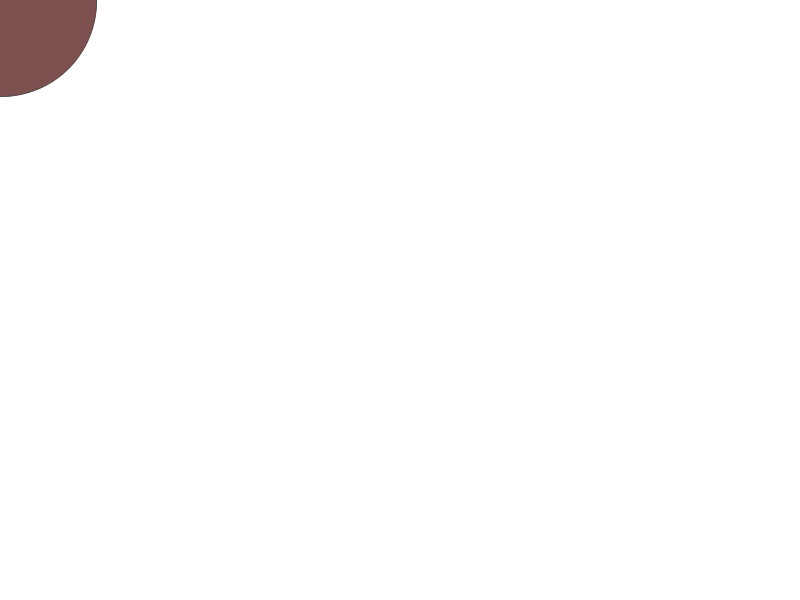
Frame 1 (no input)
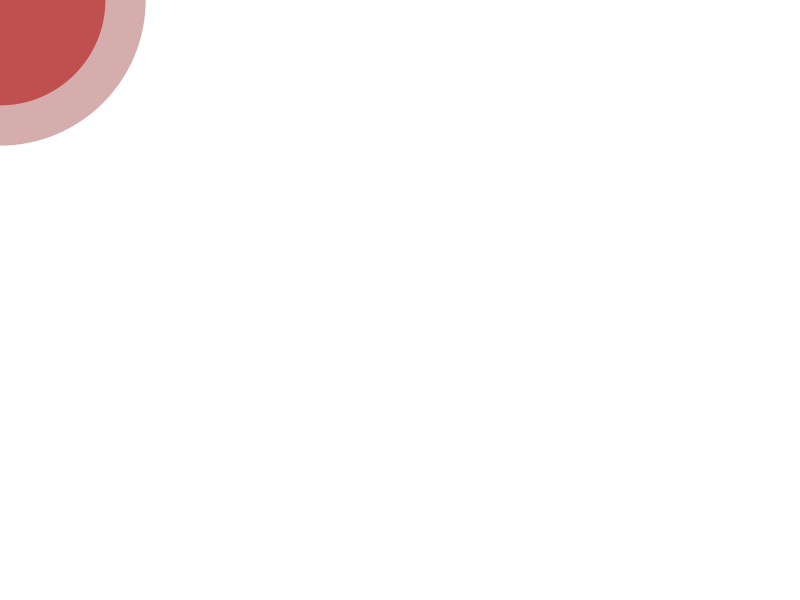
Frame 60 (the mouse pressed at the canvas centre just before this capture)
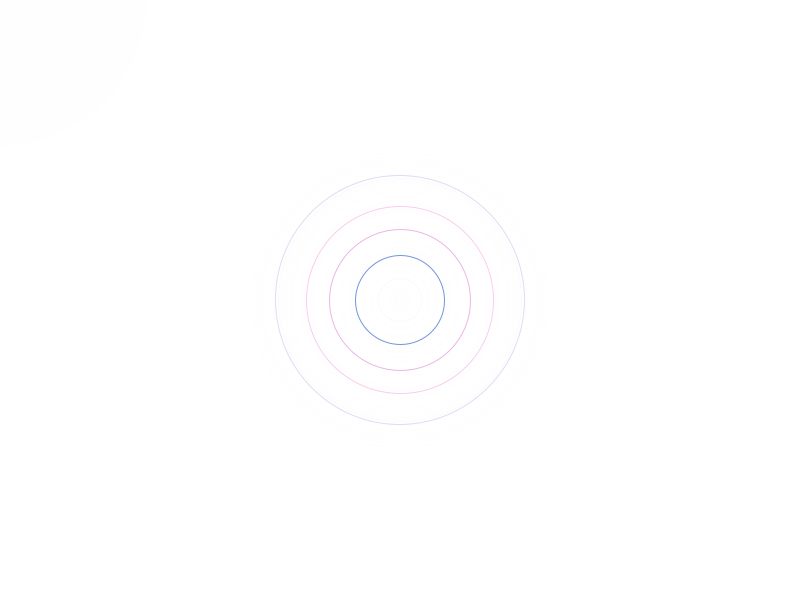
Frame 120 (the mouse held since frame 60 and released just before this capture)

The Processing sketch that drew these frames (run headless with seeded random() and noise(); from frame 60 on, the mouse is pressed at the canvas centre):

// Processing sketch: processing_60569
// ── processing_60569.pde

//interaktive Kreise

void setup(){
  size(800,600);
  smooth();
  background(255);
}
  
void draw(){
  //Variable definieren
  frameRate(15);
  float k=random(300);

if(mousePressed){
   stroke(random(255),mouseX/4,mouseY/1.5);
   ellipse(mouseX,mouseY,k,k);
}   
 
 else{
   fill(random(255),mouseX/4,mouseY/1.5);
   ellipse(mouseX,mouseY,k,k);

 }
   noStroke();
   fill(254,80);
   rect(0,0,800,600);
 }
